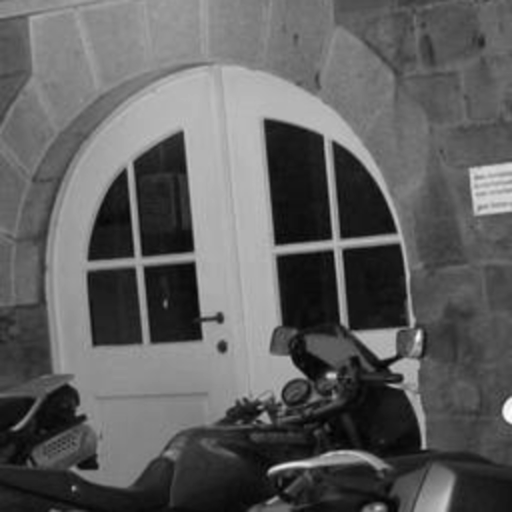
//> input picture s32v234_sdk/benchmarks/filteringKernel/Output/FilteredUCHARResult.jpg, 1024 x 1024 px, given in place of InputImg.tiff, which was not available (shown at 1/2 size)
$ ./main   (built with g++ and OpenCV 4)
//> lines starting //> are read from the running program, lines starting //| are printed output that depends on the picture; after the words box and inside, x2 and y2 are one past the last pixel; in counts of white or black regions, pixels touching at a corner belong together; pictures that were not available may be replaced by others from this repository, and a replacement may not be noted
#include "opencv2/highgui/highgui.hpp"
#include "opencv2/imgproc/imgproc.hpp"


#include <iostream>
#include <fstream>

using namespace cv;
using namespace std;

static void help(char** argv)
{
    cout << "\nThis program demonstrates general filtering\n\nUsage:\n"
     << argv[0] << " [image1] \n"
	<< endl;
	cout << "Type in a character to continue with the default input img: ";
	char a;
	cin >> a;
//> the answer given: n
}

#define KERNEL_WIDTH	9
#define KERNEL_HEIGHT	9


float smoothingKernel[KERNEL_HEIGHT][KERNEL_WIDTH] = {
	0.0005f,  0.0165f,   0.2015f,    0.9040f,	 1.4900f,     0.9099f,   0.2055f,  0.1165f, 0.0015f,
	0.0165f,  0.5483f,   6.6795f,   29.9370f,   49.3575f,    29.9870f,   6.6995f,  0.6483f, 0.0275f,
	0.2015f,  6.6795f,  81.3774f,  364.7082f,  601.3020f,   364.8082f,  81.4774f,  6.6895f, 0.2025f,
	0.9040f, 29.9370f, 364.7082f, 1634.5080f, 2694.8490f,  1635.5080f, 365.7082f, 30.9390f, 0.9140f,
	1.4900f, 49.3575f, 601.3020f, 2694.8490f, 4443.0552f,  2696.8490f, 611.3020f, 49.3575f, 1.4900f,
	0.9010f, 29.0370f, 363.7082f, 1632.5080f, 2690.8490f,  1633.5080f, 363.7082f, 28.9370f, 0.9140f,
	0.2005f,  6.4795f,  81.0774f,  364.3082f,  601.0020f,   364.6082f,  81.0774f,  6.0795f, 0.2115f,
	0.0105f,  0.5283f,   6.6395f,   29.9070f,   49.3175f,    29.9320f,   6.6395f,  0.5083f, 0.0175f,
	0.0001f,  0.0145f,   0.2000f,    0.9000f,    1.4850f,     0.9010f,   0.2010f,  0.0105f, 0.0025f,
};


static
bool writeBinary(std::string& filepath, const Mat& image) {
	// Save the image data in binary format
	std::ofstream os(filepath, std::ios::out | std::ios::trunc | std::ios::binary);
	if (!os.is_open())
		return false;

	os << (int)image.rows << " " << (int)image.cols << " " << (int)image.type() << " ";
	os.write((char*)image.data, image.step.p[0] * image.rows);
	os.close();
	return true;
}

static
bool readBinary(std::string& filepath, Mat& image) {
	// Load the image data from binary format
	std::ifstream is(filepath, std::ios::in | std::ios::binary);
	if (!is.is_open())
		return false;
	int rows, cols, type;
	is >> rows; is.ignore(1);
	is >> cols; is.ignore(1);
	is >> type; is.ignore(1);

	image.create(rows, cols, type);
	is.read((char*)image.data, image.step.p[0] * image.rows);
	is.close();
	return true;
}

static
void writeToXML(std::string& fileName, const Mat& img) {
	//Writing
	cv::FileStorage fs;
	fs.open(fileName, cv::FileStorage::WRITE);
	fs << "TheImg" << img;

	fs.release(); //Very Important
}

static
void readFromXML(std::string& fileName, Mat& img){
	cv::FileStorage fs;
	//Reading
	fs.open(fileName, cv::FileStorage::READ);
	fs["TheImg"] >> img;
}

template <class Tp>
static Mat extendSymmetric(const Mat& img1, int fwidth, int fheight){
	Mat imgExt(img1.rows + 2 * fheight, img1.cols + 2 * fwidth, img1.type(), Scalar(0));

	Mat r(imgExt, cv::Rect(fwidth, fheight, img1.cols, img1.rows));
	img1.copyTo(r);

	for (int j = 0, l = fheight; j < img1.rows; ++j, l++) {
		for (int i = 1, k = fwidth; i <= fwidth; ++i, --k) {
			// extend symmetric to the left
			imgExt.at<Tp>(l, k) = img1.at<Tp>(j, i);

			// extend symmetric to the right
			short tmp = img1.at<Tp>(j, img1.cols - i);
			imgExt.at<Tp>(l, imgExt.cols - k) = img1.at<Tp>(j, img1.cols - i - 1);
		}
	}

	int botLastRow = img1.rows + fheight;
	for (int j = 0, l = fheight; j < fheight; ++j, --l) {
		for (int i = 0; i < imgExt.cols; ++i) {
			// extend symmetric to the top
			imgExt.at<Tp>(j, i) = imgExt.at<Tp>(fheight + l, i);

			// extend symmetric to the bottom
			imgExt.at<Tp>(botLastRow + j, i) = imgExt.at<Tp>(botLastRow - j - 2, i);
		}
	}

	return imgExt;
}

template <class Tp>
static Mat applyFilter(const Mat& img1, float filt[KERNEL_HEIGHT][KERNEL_WIDTH], int fw, int fh)
{
    assert( !img1.empty() );

	cv::Mat imgExt = extendSymmetric<Tp>(img1, fw/2, fh/2);
    cout << endl << "< applying filter..." << endl;

	cv::Mat filteredImg(img1.rows, img1.cols, img1.type());
	filteredImg = 0;

	float filtNorm = 0;
	for (int k = 0; k < fh; ++k) {
		for (int l = 0; l < fw; ++l) {
			filtNorm += filt[k][l];
		}
	}

	if (filtNorm < 0.00000001f) {
		filtNorm = 1.0f;
	}

	for (int j = 0; j < img1.rows; ++j) {
		for (int i = 0; i < img1.cols; ++i) {
			float temp = 0;
			for (int k = 0; k < fh; ++k) {
				for (int l = 0; l < fw; ++l) {
					temp += imgExt.at<Tp>(j + k, i + l) * ((float)filt[k][l]);
				}
			}

			filteredImg.at<Tp>(j, i) = (Tp) (temp / filtNorm);
		}
	}

	return filteredImg;
}

Mat convertToDesiredFormat(const Mat& img1, int imgWidth, int imgHeight, int imgType){
	Mat img2(img1.rows, img1.cols, imgType);
	if (img1.type() != CV_8UC1) {
		Mat tmp, tmpResize;
		cv::cvtColor(img1, tmp, CV_RGB2GRAY);
		cv::resize(tmp, tmpResize, Size(imgWidth, imgHeight));
		tmpResize.convertTo(img2, imgType);
	}
	else {
		Mat tmpResize;
		cv::resize(img1, tmpResize, Size(imgWidth, imgHeight));
		tmpResize.convertTo(img2, imgType);
	}

	return img2;
}

#define WantedImg_WIDTH		1024
#define WantedImg_HEIGHT	1024

int main(int argc, char** argv)
{
	std::string inImgName("./../Input/InputImg.tiff");
    if( argc != 2 )
    {
        help(argv);
       // return -1;
	}
	else {
		inImgName = std::string(argv[1]);
	}


	cout << "< Reading the image... " << inImgName <<endl;

	Mat img1 = imread(inImgName);
//> img1 is the input picture: 1024 rows x 1024 cols, CV_8UC3; min 0, max 255, mean 94.9
	if (img1.empty()) {
		cout << "ERROR: image not found" << endl;
		return -1;
	}


	cout << " image has " << img1.channels() << " channels and type ";
//|  image has 3 channels and type
	switch (img1.type()) {
	case CV_8UC3:
		cout << "CV_8UC3\n";
		break;
	case CV_16UC3:
		cout << "CV_16UC3\n";
		break;
	default:
		cout << "not covered type\n";

	}

	int desFormat = CV_16UC1;
	Mat imgIn = convertToDesiredFormat(img1, WantedImg_WIDTH, WantedImg_HEIGHT, desFormat);
	imgIn *= 100;

	double mV1 = 0.0, MV1 = 0.0;
	minMaxLoc(img1, &mV1, &MV1);
//> MV1 = 255

	double mV = 0.0, MV = 0.0;
	minMaxLoc(imgIn, &mV, &MV);
//> MV = 25500

	imwrite("InputImg.tiff", imgIn);


	int desiredFormat = CV_32FC1;
	Mat img2 = convertToDesiredFormat(img1, WantedImg_WIDTH, WantedImg_HEIGHT, desiredFormat);

	Mat imgFiltered = applyFilter<float>(img2, smoothingKernel, KERNEL_WIDTH, KERNEL_HEIGHT);
//> in extendSymmetric, `img1.copyTo(r);`:
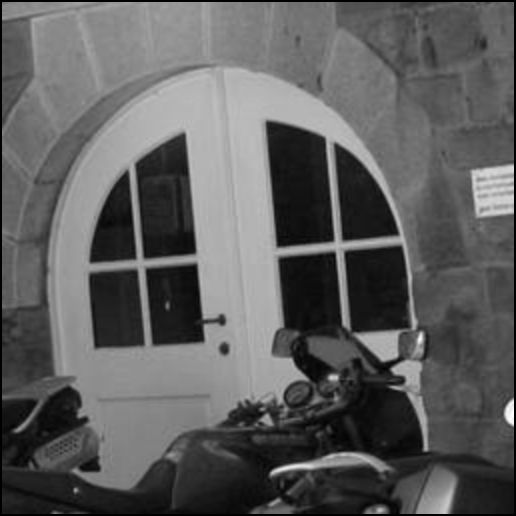
//> imgExt: 1032 rows x 1032 cols, CV_32FC1 (shown at 1/2 size); min 0, max 255, mean 93.4
//> after the loop in extendSymmetric, `for (int j = 0, l = fheight; j < img1.rows; ++j, l++)`:
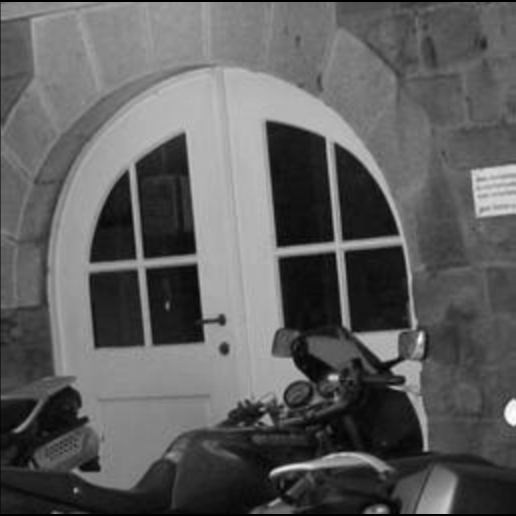
//> imgExt: 1032 rows x 1032 cols, CV_32FC1 (shown at 1/2 size); 0.69% of pixels changed, all inside (x1, y1, x2, y2) = (1, 4, 1032, 1028)
//> after the loop in extendSymmetric, `for (int j = 0, l = fheight; j < fheight; ++j, --l)`:
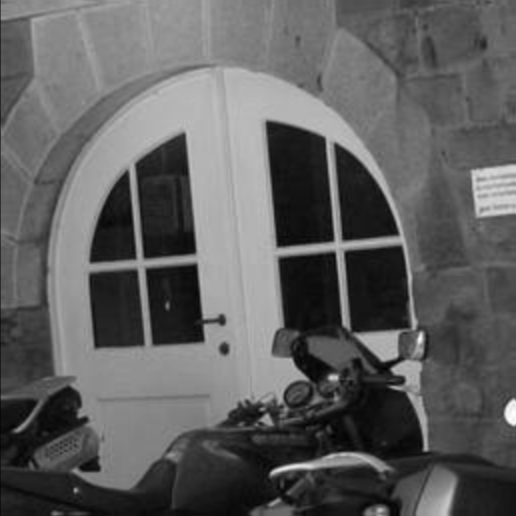
//> imgExt: 1032 rows x 1032 cols, CV_32FC1 (shown at 1/2 size); 0.77% of pixels changed, all inside (x1, y1, x2, y2) = (1, 0, 1032, 1032)
//> the loop in applyFilter, `for (int k = 0; k < fh; ++k)` made 9 passes
//> filtNorm on passes 1 to 9: 3.85, 127.7, 1635.2, 8393.2, 19542.2, 26286.3, 27791.3, 27914.8, 27918.5
//> after the loop in applyFilter, `for (int k = 0; k < fh; ++k)`: filtNorm = 27918.5

	string filtImgName("./../Output/FilteredResult");
	writeToXML(filtImgName+std::string(".xml"), imgFiltered);
	writeBinary(filtImgName + std::string(".raw"), imgFiltered);

	Mat rescaled(imgFiltered.rows, imgFiltered.cols, desiredFormat), ucharCvt;

	double minV = 0.0, maxV = 0.0;
	minMaxLoc(imgFiltered, &minV, &maxV);
//> minV = 1.47; maxV = 253.8
	// Convert range back to 0..255, to be able to show the image
	convertScaleAbs(imgFiltered, rescaled, 255.0 / (maxV-minV), -minV*255 /(maxV-minV) );

	// Convert to unsigned char for display purpose
	rescaled.convertTo(ucharCvt, CV_8UC1);

	imshow("Filtered Result", ucharCvt);
	waitKey();

	string filtUCharImgName("./../Output/FilteredUCHARResult.jpg");
	bool ok2 = imwrite(filtUCharImgName, ucharCvt);
	if (!ok2) {
		cout << "WARNING: could not write out filtered result into: " << filtUCharImgName;
	}

    return 0;
}
